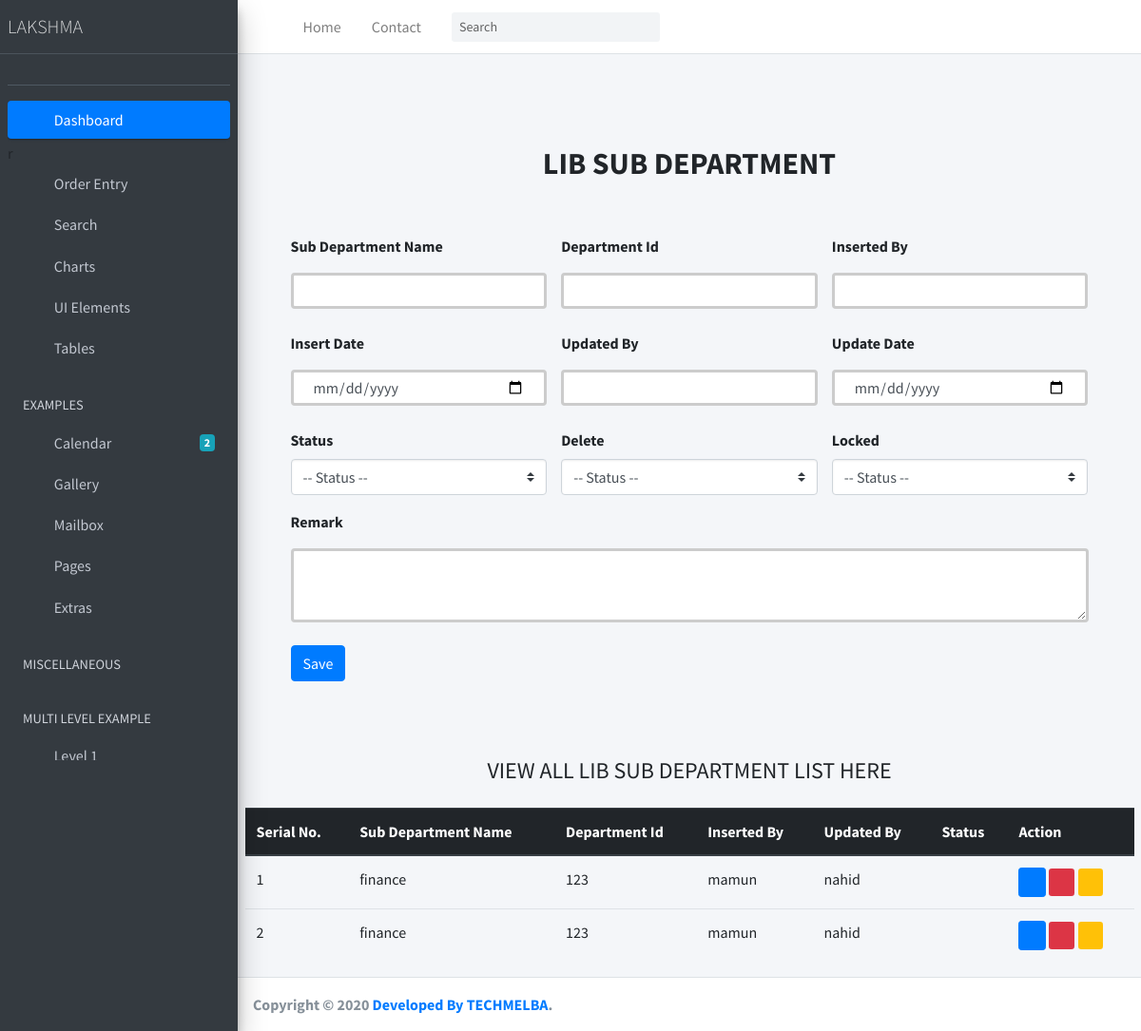
Before: /lib_sub_dept/ with the older database file.
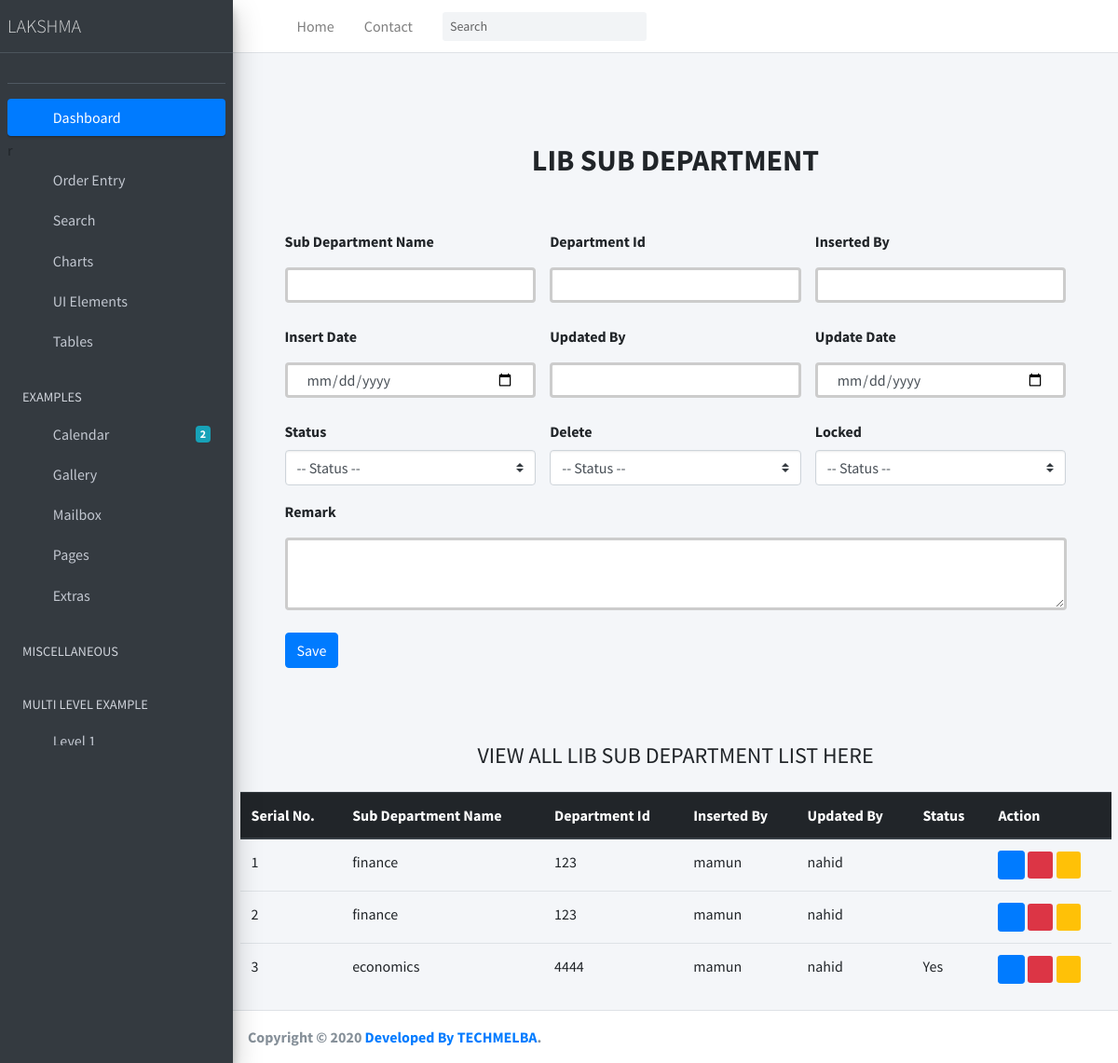
After: the same page with the newer database file.
### Lakshma_ERP_App/models.py (models this page shows, shortened)
class LibSubDepartment(models.Model):
    STATUS = (
        ('Yes', 'Yes'),
        ('No', 'No'),
    )
    sub_department_name = models.CharField(max_length=200, null=True)
    department_id = models.CharField(max_length=20, default=0)
    remark = models.TextField(null=True)
    inserted_by = models.CharField(max_length=120, null=True)
    insert_date = models.DateTimeField(default=now)
    updated_by = models.CharField(max_length=120, null=True)
    update_date = models.DateTimeField(default=now)
    status_active = models.CharField(max_length=20, choices=STATUS, default=0, null=True)
    is_deleted = models.CharField(max_length=20, choices=STATUS, default=1, null=True)
    is_locked = models.CharField(max_length=20, choices=STATUS, default=1, null=True)

### Lakshma_ERP_App/views.py (the view, shortened to what this page needs)
# urls.py: path('lib_sub_dept/', LibSubDept.as_view(), name='LibSubDept'),
class LibSubDept(View):
    def get(self, request):
        sub_department = LibSubDepartment.objects.all()
        context = {
            'sub_department':sub_department
        }
        return render(request, 'Order_Entry/lib_sub_dept.html', context)

### templates/Order_Entry/lib_sub_dept.html (shortened to what the changed rows need)
{% extends 'index.html' %}
{% block body %}
<div class="container p-5 bg-color">
    <div class="py-5 text-center">
      <h2 class="text-uppercase font-weight-bold">LIB SUB DEPARTMENT</h2>
    </div>
    </div>
    <div class="container mt-4">
      <div class="table-responsive">
      <table class="table table-hover">
        <thead class="thead-dark">
          <tr>
            <th scope="col">Serial No.</th>
            <th scope="col">Sub Department Name</th>
            <th scope="col">Department Id</th>
            <th scope="col">Inserted By</th>
            <th scope="col">Updated By</th>
            <th scope="col">Status</th>
            <th scope="col">Action</th>
          </tr>
        </thead>
        <tbody>
          {% for i in sub_department  %}
          <tr>
            <td>{{i.id}}</td>
            <td>{{i.sub_department_name}}</td>
            <td>{{i.department_id}}</td>
            <td>{{i.inserted_by}}</td>
            <td>{{i.updated_by}}</td>
            <td>{{i.status_active}}</td>
            <td>
             <a href="/view_sub_department/{{i.id}}"><i class="fas fa-eye btn btn-primary btn-sm" ></i></a>
             <a href="/edit_sub_department/{{i.id}}"><i class="fas fa-pencil-alt btn-danger btn-sm"></i></a>
             <a href="/delete_sub_department/{{i.id}}"><i class="far fa-trash-alt btn-warning btn-sm"></i></a>
            </td>
          </tr>
          {% endfor %}
        </tbody>
      </table>
      </div>
    </div>
{%endblock body%}

Changed rows visible on the page:
added LibSubDepartment: id "3", sub_department_name "economics", department_id "4444", inserted_by "mamun", updated_by "nahid", status_active "Yes"
